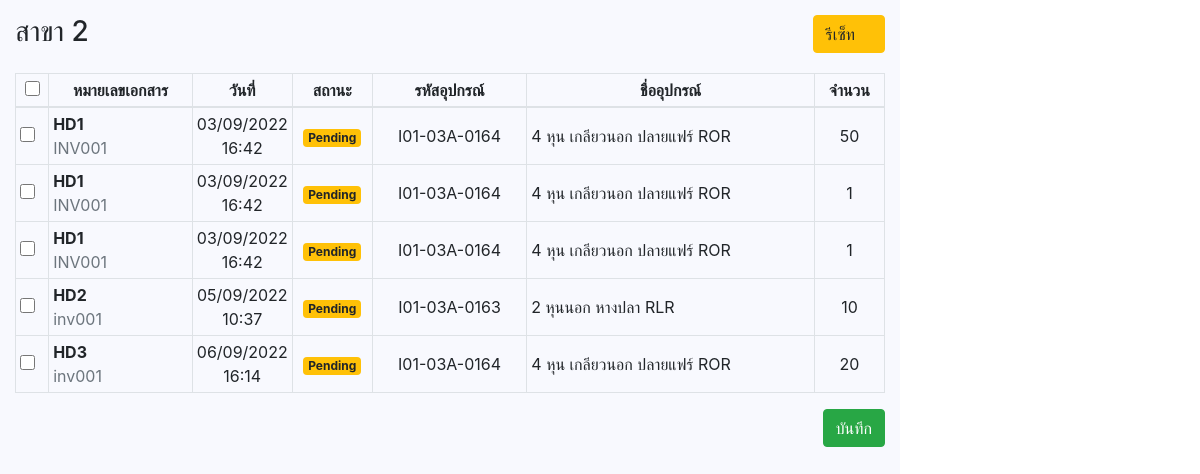
The app's page /distribute/distribute_branch.blade.php with its own data.
### tables this page shows
CREATE TABLE `tb_accessories_branch`  (
  `accbranch_id` int(11) NOT NULL AUTO_INCREMENT,
  `accbranch_HdisID` varchar(11) NULL DEFAULT NULL COMMENT 'เก็บ id จาก tb_head_distribute',
  `accbranch_itemID` varchar(11) NULL DEFAULT NULL COMMENT 'เก็บ id จาก items',
  `accbranch_unitPrice` decimal(10, 2) NULL DEFAULT NULL COMMENT 'unit price',
  `accbranch_amount` decimal(10, 2) NULL DEFAULT NULL COMMENT 'ราคารวม',
  `accbranch_qty` int(10) NULL DEFAULT NULL COMMENT 'จำนวน',
  `accbranch_status` enum('Accept','Reject','Pending') NULL DEFAULT 'Pending' COMMENT 'สถานะ \r\nAccept = รับแล้ว, Reject = ส่งกลับ, Pending = รอรับ',
  `accbranch_branchID` varchar(255) NULL DEFAULT NULL COMMENT 'เก็บ id จากสาขา',
  `created_at` timestamp(0) NOT NULL DEFAULT current_timestamp(0) ON UPDATE CURRENT_TIMESTAMP(0),
  `updated_at` timestamp(0) NULL DEFAULT NULL,
  PRIMARY KEY (`accbranch_id`) USING BTREE
);

CREATE TABLE `tb_head_distribute`  (
  `dis_id` int(11) NOT NULL AUTO_INCREMENT,
  `dis_docNo` varchar(255) NULL DEFAULT NULL COMMENT 'เลขที่เอกสาร',
  `dis_supplierID` varchar(255) NULL DEFAULT NULL COMMENT 'ผู้จำหน่าย',
  `dis_date_received` date NULL DEFAULT NULL COMMENT 'วันที่รับสินค้า',
  `dis_refNo` varchar(255) NULL DEFAULT NULL COMMENT 'เอกสารอ้างอิง',
  `dis_amount` decimal(10, 2) NULL DEFAULT NULL COMMENT 'จำนวนทั้งหมด',
  `dis_price` decimal(10, 2) NULL DEFAULT NULL COMMENT 'ราคา',
  `dis_totalPrice` decimal(10, 2) NULL DEFAULT NULL COMMENT 'รวมทั้งสิ้น',
  `dis_vat` enum('Y','N') NOT NULL DEFAULT 'N' COMMENT 'สถานะตรวจสอบว่ามี vat ไหม',
  `dis_vat_percentage` enum('7','0') NULL DEFAULT NULL COMMENT 'จำนวน % ของ vat',
  `created_at` timestamp(0) NOT NULL DEFAULT current_timestamp(0) ON UPDATE CURRENT_TIMESTAMP(0),
  `updated_at` timestamp(0) NULL DEFAULT NULL,
  PRIMARY KEY (`dis_id`) USING BTREE
);

CREATE TABLE `items`  (
  `n_id` int(11) NOT NULL,
  `itemsActive` varchar(255) NULL DEFAULT NULL,
  `owner_id` int(11) NULL DEFAULT NULL,
  `itemsRefKeyCode` varchar(255) NULL DEFAULT NULL,
  `itemsCode` varchar(255) NULL DEFAULT NULL,
  `itemsSKU` varchar(255) NULL DEFAULT NULL,
  `itemsGroupID` int(11) NULL DEFAULT NULL,
  `itemsType` varchar(255) NULL DEFAULT NULL,
  `itemsName` varchar(255) NULL DEFAULT NULL,
  `itemsWeightSizeID` int(11) NULL DEFAULT NULL,
  `itemsUOMID` int(11) NULL DEFAULT NULL,
  `itemsBrandID` int(11) NULL DEFAULT NULL,
  `itemsSpecification` varchar(255) NULL DEFAULT NULL,
  `itemsDesc` varchar(255) NULL DEFAULT NULL,
  `itemsUpdateDate` datetime(0) NULL DEFAULT NULL,
  `itemsUpdateBy` datetime(0) NULL DEFAULT NULL,
  `itemsAccessPolicy` varchar(255) NULL DEFAULT NULL,
  PRIMARY KEY (`n_id`) USING BTREE
);

### conn.php (called while the page is built, shortened)
<?php
    class DB_con {
        function __construct() {
            $conn = mysqli_connect(DB_HOST, DB_Username, DB_Password, DB_Name);
            $this->dbcon = $conn;
        }
        public function fetchdataitemBranchPending($branchid)
        {
            $result = mysqli_query($this->dbcon, "SELECT * FROM tb_accessories_branch
                                                    LEFT JOIN tb_head_distribute ON tb_accessories_branch.accbranch_HdisID = tb_head_distribute.dis_docNo
                                                    LEFT JOIN items ON tb_accessories_branch.accbranch_itemID = items.n_id
                                                    WHERE accbranch_branchID = '$branchid' AND accbranch_status = 'Pending'");
            return $result;
        }
    }
?>

### distribute/distribute_branch.blade.php (the view, shortened to what this page needs)
<!DOCTYPE html>
<html lang="en">
<head>
    <link rel="stylesheet" href="https://cdn.jsdelivr.net/npm/bootstrap@4.1.3/dist/css/bootstrap.min.css">
    <link rel="stylesheet" type="text/css" href="../files/assets/icon/icofont/css/icofont.css">
    <link rel="stylesheet" href="../files/bower_components/select2/css/select2.min.css" />
    <link rel="stylesheet" href="//code.jquery.com/ui/1.13.2/themes/base/jquery-ui.css">
</head>
<body>
    <?php
        include_once('../conn.php');
        include('../function.php');
        $fetchdata      = new DB_con();
        $branchid       = 'BRC01-2';
        $dataItems      = $fetchdata->fetchdataitemBranchPending($branchid);
    ?>
    <section>
        <div class="form-group row">
            <div class="col-sm-4 text-left">
                <h3>สาขา 2</h3>
            </div>
            <div class="col-sm-8 text-right">
                <button type="button" class="btn btn-warning" title="Reset" id="btnreload">รีเซ็ท <i class="icofont icofont-refresh"></i></button>
            </div>
        </div>
        <form action="../controller/DistributeController.php" method="post" id="AcceptAccToBranch">
            <table class="table table-hover table-bordered">
                <thead>
                    <tr class="text-center">
                        <th scope="col"><input type="checkbox" name="" id="" style="width: 15px; height: 15px;"></th>
                        <th scope="col">หมายเลขเอกสาร</th>
                        <th scope="col" width="100px">วันที่</th>
                        <th scope="col" width="80px">สถานะ</th>
                        <th scope="col">รหัสอุปกรณ์</th>
                        <th scope="col">ชื่ออุปกรณ์</th>
                        <th scope="col" width="70px">จำนวน</th>
                    </tr>
                </thead>
                <tbody id="accRow">
                    <?php foreach ($dataItems as $key => $value) { ?>
                        <tr>
                            <td class="text-middle text-middle">
                                <input type="checkbox" name="itemid[<?=$key?>]" class="itemselected" style="width: 15px; height: 15px;" value="<?=$value['itemsCode']?>" data-itemid="<?=$value['n_id']?>">
                            </td>
                            <td class="text-middle">
                                <b><?=$value['accbranch_HdisID']?></b> <br> <span class="text-secondary"><?=$value['dis_refNo']?></span>
                            </td>
                            <td class="text-center text-middle">
                                <?=date("d/m/Y H:i", strtotime($value['created_at']))?>
                            </td>
                            <td class="text-center text-middle">
                                <?=TransitStatus($value['accbranch_status'])?>
                            </td>
                            <td class="text-center text-middle">
                                <?=$value['itemsCode']?>
                            </td>
                            <td class="text-middle">
                                <?=$value['itemsName']?>
                            </td>
                            <td class="text-center text-middle">
                                <?=$value['accbranch_qty']?>
                            </td>
                        </tr>
                    <?php } ?>
                </tbody>
            </table>
            <div class="form-group row">
                <div class="col-sm-12 text-right">
                    <button type="button" class="btn btn-success" id="btn_submitdistributebranch" form="AcceptAccToBranch">บันทึก</button>
                </div>
            </div>
        </form>
    </section>
</body>
</html>

### function.php (shortened to what this page needs)
<?php
function TransitStatus($param)
{
    if ($param == 'Pending') {
        return '<span class="badge badge-warning badge-sm">Pending</span>';
    } elseif ($param == 'Reject') {
        return '<span class="badge badge-danger badge-sm">Reject</span>';
    } elseif ($param == 'Accept') {
        return '<span class="badge badge-success badge-sm">Accept</span>';
    } else {
        return '<span class="badge badge-secondary badge-sm">No Record</span>';
    }
}

### distribute/distribute_branch.blade.php (style rules this page uses)
section { padding: 15px; height: 1200px; background-color: #f8f9fe; width: 900px; }
.text-middle { vertical-align: middle !important; }
.table td, .table th { padding: 0.25rem; }

### records on screen
tb_accessories_branch: accbranch_HdisID "HD1", tb_head_distribute.dis_refNo "INV001", tb_head_distribute.created_at "03/09/2022 16:42", accbranch_status "Pending", items.itemsCode "I01-03A-0164", items.itemsName "4 หุน เกลียวนอก ปลายแฟร์ ROR", accbranch_qty "50"
tb_accessories_branch: accbranch_HdisID "HD1", tb_head_distribute.dis_refNo "INV001", tb_head_distribute.created_at "03/09/2022 16:42", accbranch_status "Pending", items.itemsCode "I01-03A-0164", items.itemsName "4 หุน เกลียวนอก ปลายแฟร์ ROR", accbranch_qty "1"
tb_accessories_branch: accbranch_HdisID "HD1", tb_head_distribute.dis_refNo "INV001", tb_head_distribute.created_at "03/09/2022 16:42", accbranch_status "Pending", items.itemsCode "I01-03A-0164", items.itemsName "4 หุน เกลียวนอก ปลายแฟร์ ROR", accbranch_qty "1"
tb_accessories_branch: accbranch_HdisID "HD2", tb_head_distribute.dis_refNo "inv001", tb_head_distribute.created_at "05/09/2022 10:37", accbranch_status "Pending", items.itemsCode "I01-03A-0163", items.itemsName "2 หุนนอก หางปลา RLR", accbranch_qty "10"
tb_accessories_branch: accbranch_HdisID "HD3", tb_head_distribute.dis_refNo "inv001", tb_head_distribute.created_at "06/09/2022 16:14", accbranch_status "Pending", items.itemsCode "I01-03A-0164", items.itemsName "4 หุน เกลียวนอก ปลายแฟร์ ROR", accbranch_qty "20"
